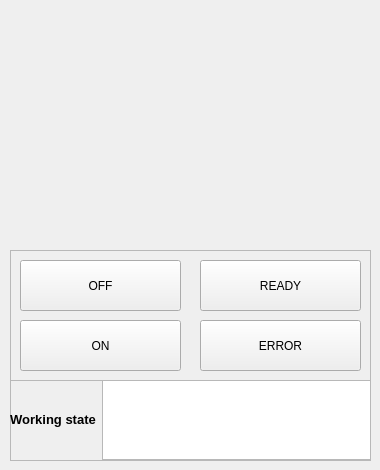
    <widget class="QWidget" name="tab_2">
     <attribute name="title">
      <string>  Configuration </string>
     </attribute>
     <widget class="QLabel" name="label_28">
      <property name="geometry">
       <rect>
        <x>10</x>
        <y>10</y>
        <width>361</width>
        <height>231</height>
       </rect>
      </property>
      <property name="text">
       <string/>
      </property>
      <property name="pixmap">
       <pixmap>/home/viktordluhos/catkin_ws/src/rotary_table_gui/pictures/Screenshot from 2017-10-11 16-52-30.png</pixmap>
      </property>
      <property name="scaledContents">
       <bool>true</bool>
      </property>
     </widget>
     <widget class="QFrame" name="frame_8">
      <property name="geometry">
       <rect>
        <x>10</x>
        <y>250</y>
        <width>361</width>
        <height>131</height>
       </rect>
      </property>
      <property name="frameShape">
       <enum>QFrame::StyledPanel</enum>
      </property>
      <property name="frameShadow">
       <enum>QFrame::Raised</enum>
      </property>
      <widget class="QPushButton" name="config_OFF_PB">
       <property name="geometry">
        <rect>
         <x>10</x>
         <y>10</y>
         <width>161</width>
         <height>51</height>
        </rect>
       </property>
       <property name="text">
        <string>OFF</string>
       </property>
      </widget>
      <widget class="QPushButton" name="config_READY_PB">
       <property name="geometry">
        <rect>
         <x>190</x>
         <y>10</y>
         <width>161</width>
         <height>51</height>
        </rect>
       </property>
       <property name="text">
        <string>READY</string>
       </property>
      </widget>
      <widget class="QPushButton" name="config_ON_PB">
       <property name="geometry">
        <rect>
         <x>10</x>
         <y>70</y>
         <width>161</width>
         <height>51</height>
        </rect>
       </property>
       <property name="text">
        <string>ON</string>
       </property>
      </widget>
      <widget class="QPushButton" name="config_ERROR_PB">
       <property name="geometry">
        <rect>
         <x>190</x>
         <y>70</y>
         <width>161</width>
         <height>51</height>
        </rect>
       </property>
       <property name="text">
        <string>ERROR</string>
       </property>
      </widget>
     </widget>
     <widget class="QFrame" name="frame_9">
      <property name="geometry">
       <rect>
        <x>10</x>
        <y>380</y>
        <width>361</width>
        <height>81</height>
       </rect>
      </property>
      <property name="frameShape">
       <enum>QFrame::StyledPanel</enum>
      </property>
      <property name="frameShadow">
       <enum>QFrame::Raised</enum>
      </property>
      <widget class="QWidget" name="horizontalLayoutWidget_18">
       <property name="geometry">
        <rect>
         <x>0</x>
         <y>0</y>
         <width>361</width>
         <height>80</height>
        </rect>
       </property>
       <layout class="QHBoxLayout" name="horizontalLayout_18">
        <item>
         <widget class="QLabel" name="label_26">
          <property name="text">
           <string>&lt;html&gt;&lt;head/&gt;&lt;body&gt;&lt;p align=&quot;center&quot;&gt;&lt;span style=&quot; font-size:10pt; font-weight:600;&quot;&gt;Working state&lt;/span&gt;&lt;/p&gt;&lt;/body&gt;&lt;/html&gt;</string>
          </property>
         </widget>
        </item>
        <item>
         <widget class="QTextEdit" name="config_workingState_TE"/>
        </item>
       </layout>
      </widget>
     </widget>
    </widget>
